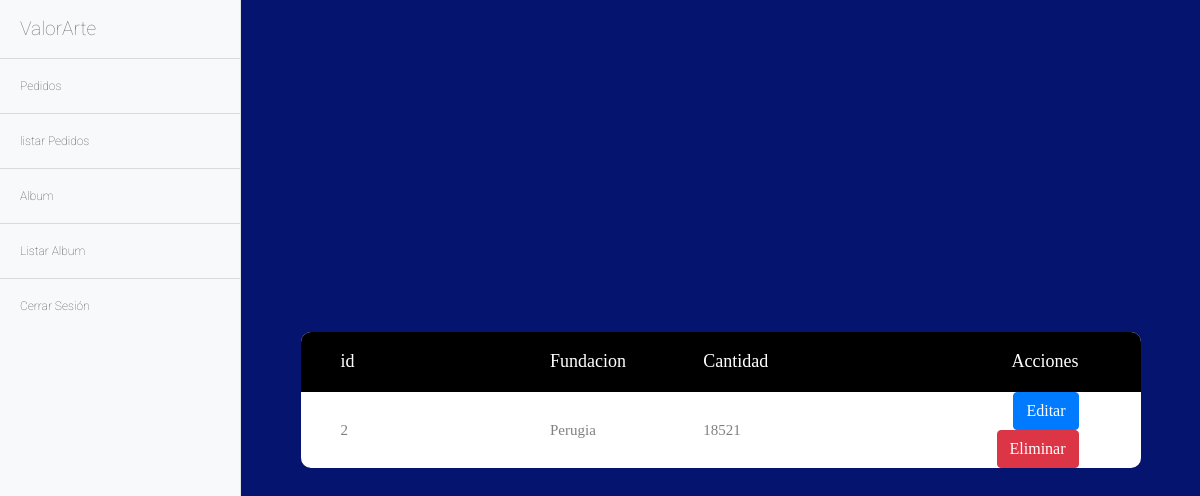
Page /album/listar (signed in) on the earlier database version.
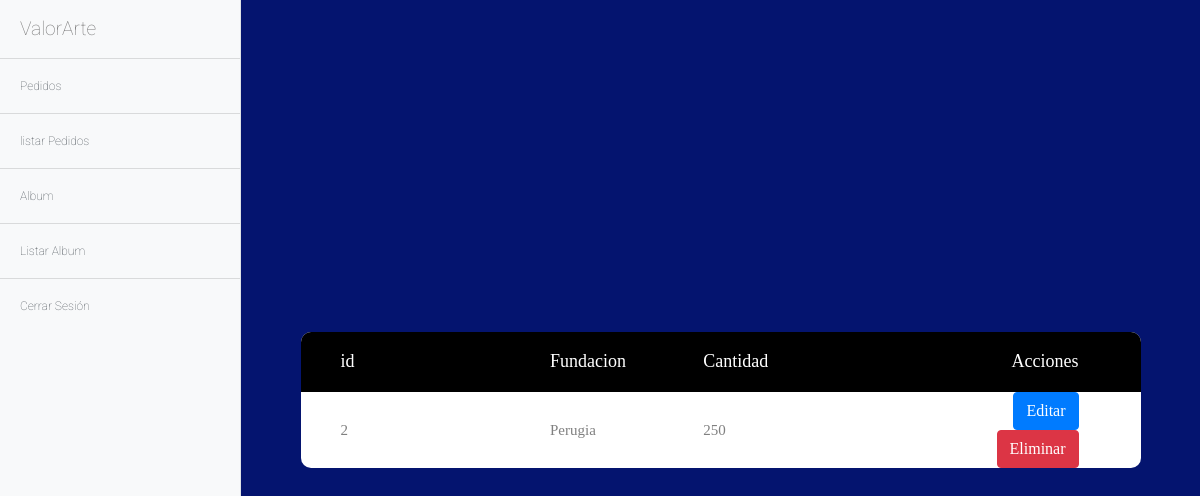
Same page on the later database version.
### album/models.py (models this page shows, shortened)
class Album(models.Model):
    fundacion = models.CharField(max_length=50)
    cantidad = models.IntegerField()

### album/views.py (the view)
class AlbumList(ListView):
    model = Album
    template_name = 'album/album_list.html'

### templates/album/album_list.html
{% extends 'base/base.html' %}
{% block content %}
<div class="limiter">
        <div class="container-table100">
          <div class="wrap-table100">
            <div class="table100">
              <table>
                <thead>
                  <tr class="table100-head">
                        <th class="column1">id</th>
                    <th class="column2">Fundacion</th>
                    <th class="column3">Cantidad</th>
                    <th class="column6">Acciones</th>
                  </tr>
                </thead>
                <tbody class="falbum">
                        {% if object_list %}
                        {% for albums in object_list %}
                        <tr>
                            <td class="column1">{{albums.id}}</td>
                            <td class="column2">{{albums.fundacion}}</td>
                            <td class="column3">{{albums.cantidad}}</td>
                            <td class="column6">
                                <a class="btn btn-primary" href="{%url 'album:album_editar' albums.id%}">Editar</a>
                                <a class="btn btn-danger" href="{%url 'album:album_eliminar' albums.id%}">Eliminar</a>
                            </td>
                        </tr>
                        {% endfor %}
                        {% else %}
                        <h1>no existen registros</h1>
                    {% endif %}
                </tbody>
              </table>
            </div>
          </div>
        </div>
      </div>
{% endblock content %}

### templates/base/base.html (shortened to what this page needs)
{% load staticfiles %}
<!DOCTYPE html>
<html lang="es">
<head>
   <link href="{% static 'vendor/bootstrap/css/bootstrap.min.css' %}" rel="stylesheet">
   <link href="{% static 'css/formstyle.css' %}" rel="stylesheet">
  <link href="{% static 'css/simple-sidebar.css' %}" rel="stylesheet">
</head>
<body>
  <div class="d-flex" id="wrapper">
    {% block navbar %}
    <div class="bg-light border-right" id="sidebar-wrapper">
        <div class="sidebar-heading"> ValorArte </div>
        <div class="list-group list-group-flush">
          <a href="{% url 'pedidos:pedidos_crear' %}" class="list-group-item list-group-item-action bg-light">Pedidos</a>
          <a href="{% url 'pedidos:pedidos_listar' %}" class="list-group-item list-group-item-action bg-light">listar Pedidos</a>
          <a href="{% url 'album:album_crear' %}" class="list-group-item list-group-item-action bg-light">Album</a>
          <a href="{% url 'album:album_listar' %}" class="list-group-item list-group-item-action bg-light">Listar Album</a>
          <a href="{% url 'logout' %}" class="list-group-item list-group-item-action bg-light">Cerrar Sesión</a>
        </div>
      </div>
    {% endblock navbar %}
    {% block content %}
    {% endblock content %}
  </div>
</body>
</html>

### static/css/formstyle.css (style rules this page uses)
* { margin: 0; padding: 0; box-sizing: border-box; -webkit-box-sizing: border-box; -moz-box-sizing: border-box; -webkit-font-smoothing: antialiased; -moz-font-smoothing: antialiased; -o-font-smoothing: antialiased; font-smoothing: antialiased; text-rendering: optimizeLegibility; }
body { font-family: "Roboto", Helvetica, Arial, sans-serif; font-weight: 100; font-size: 12px; line-height: 30px; color: #777; background: #04146F; }
.limiter { width: 75%; margin: 0 auto; }
.container-table100 { width: 100%; min-height: 100vh; background: #04146F; display: -webkit-box; display: -webkit-flex; display: -moz-box; display: -ms-flexbox; display: flex; align-items: center; justify-content: center; flex-wrap: wrap; padding: 33px 30px; }
.wrap-table100 { width: 1170px; }
table { border-spacing: 1; border-collapse: collapse; background: white; border-radius: 10px; overflow: hidden; width: 100%; margin: 0 auto; position: relative; }
table * { position: relative; }
table td, table th { padding-left: 8px; }
table thead tr { height: 60px; background: #000000; }
table tbody tr { height: 50px; }
table tbody tr:last-child { border: 0; }
table td, table th { text-align: left; }
.table100-head th { font-family: OpenSans-Regular; font-size: 18px; color: #fff; line-height: 1.2; font-weight: unset; }
tbody tr { font-family: OpenSans-Regular; font-size: 15px; color: #808080; line-height: 1.2; font-weight: unset; }
.column1 { width: 260px; padding-left: 40px; }
.column2 { width: 160px; }
.column3 { width: 245px; }
.column6 { width: 222px; text-align: right; padding-right: 62px; }

### static/css/simple-sidebar.css (style rules this page uses)
body { overflow-x: hidden; }
#sidebar-wrapper { min-height: 100vh; margin-left: -15rem; -webkit-transition: margin .25s ease-out; -moz-transition: margin .25s ease-out; -o-transition: margin .25s ease-out; transition: margin .25s ease-out; }
#sidebar-wrapper .sidebar-heading { padding: 0.875rem 1.25rem; font-size: 1.2rem; }
#sidebar-wrapper .list-group { width: 15rem; }
@media (min-width: 768px) { #sidebar-wrapper { margin-left: 0; } }

Differences in the rows shown:
changed Album "Perugia": cantidad "18521" → "250"
